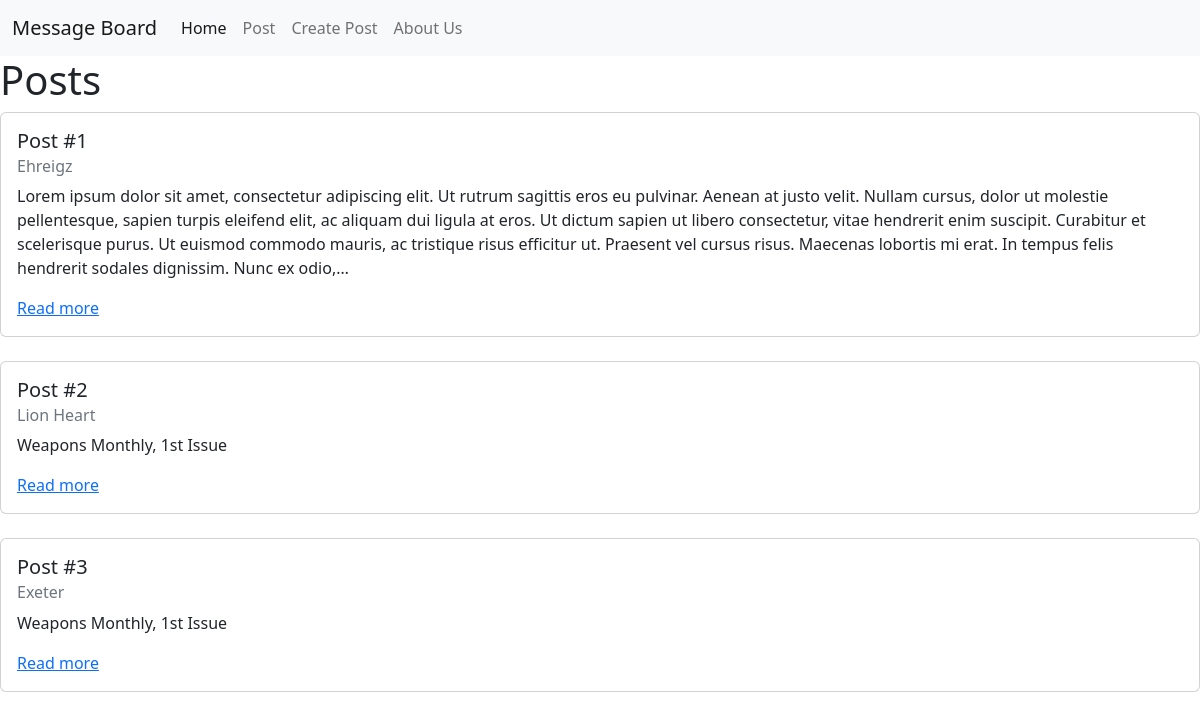
/posts/, run on the app's committed database.
### posts/models.py (models this page shows, shortened)
class Post(models.Model):
    title = models.CharField(max_length=256)
    body = models.TextField()
    created_on = models.DateTimeField(auto_now_add=True)

### posts/views.py (the view)
# urls.py: path('', PostListView.as_view(), name='post_list'),
class PostListView(ListView):
    template_name = "posts/list.html"
    model = Post

### templates/posts/list.html (shortened to what this page needs)
{% extends 'base.html' %}
{% block content %}
<h1>Posts</h1>
{% for post in post_list %}
<div class="card">
    <div class="card-body">
        <h5 class="card-title">Post #{{ post.id }}</h5>
        <h6 class="card-subtitle mb-2 text-muted">{{ post.title }}</h6>
        <p class="card-text">{{ post.body|truncatechars:500 }}</p>
        <a href="{% url 'post_detail' post.id %}" class="card-link">Read more</a>
    </div>
</div>
<br />
{% endfor %}
{% endblock content %}

### templates/base.html (shortened to what this page needs)
{% load static %}
<!DOCTYPE html>
<html lang="en">
<head>
    <link href="https://cdn.jsdelivr.net/npm/bootstrap@5.2.0-beta1/dist/css/bootstrap.min.css" rel="stylesheet">
    <link href="{% static 'css/base.css' %}" rel="stylesheet">
</head>
<body>
    <nav class="navbar navbar-expand-lg bg-light">
        <div class="container-fluid">
          <a class="navbar-brand" href="{% url 'home' %}">Message Board</a>
          <div class="collapse navbar-collapse" id="navbarNavAltMarkup">
          <div class="navbar-nav">
              <a class="nav-link active" aria-current="page" href="{% url 'home' %}">Home</a>
              <a class="nav-link" href="{% url 'post_list' %}">Post</a>
              <a class="nav-link" href="{% url 'post_new' %}">Create Post</a>
              <a class="nav-link" href="{% url 'about' %}">About Us</a>
          </div>
          </div>
        </div>
    </nav>
    {% block content %}
    {% endblock content %}
</body>
</html>

### data on the page
Post: id "1", title "Ehreigz", body "Lorem ipsum dolor sit amet, consectetur adipiscing elit. Ut rutrum sagittis eros eu pulvinar. Aenean at justo velit. Nullam cursus, dolor ut molestie pellentesque, sapien turpis eleifend elit, ac aliquam dui ligula at eros. Ut dictum sapien ut libero consectetur, vitae hendrerit enim suscipit. Curabitur et scelerisque purus. Ut euismod commodo mauris, ac tristique risus efficitur ut. Praesent vel cursus risus. Maecenas lobortis mi erat. In tempus felis hendrerit sodales dignissim. Nunc ex odio,…"
Post: id "2", title "Lion Heart", body "Weapons Monthly, 1st Issue"
Post: id "3", title "Exeter", body "Weapons Monthly, 1st Issue"
